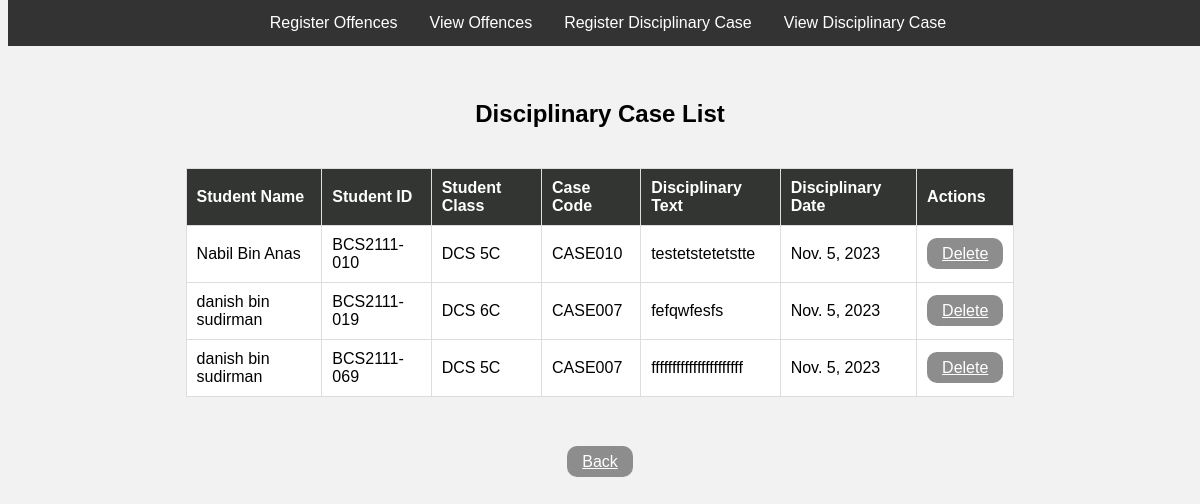
The app's page /disciplinary_case_list/ with its own data.
### UTTK/models.py (models this page shows)
class Disciplinary_Case(models.Model):
    studentName = models.CharField(max_length=50)
    studentID = models.ForeignKey(Student, on_delete=models.CASCADE)
    studentClass = models.CharField(max_length=50)  # Add the studentClass field
    caseCode = models.ForeignKey(Register_Case, on_delete=models.CASCADE)
    disciplinaryText = models.TextField(max_length=500)
    disciplinaryDate = models.DateField()

class Student(models.Model):
    studentID = models.CharField(max_length=50, primary_key=True)
    studentName = models.CharField(max_length=50)
    studentClass = models.CharField(max_length=50)  # Add the studentClass field
    studentEmail = models.CharField(max_length=30)
    studentPhone = models.CharField(max_length=15)

class Register_Case(models.Model):
    caseCode = models.CharField(max_length=50, primary_key=True)
    caseClass = models.CharField(max_length=50)
    offences = models.TextField(max_length=500)
    punishment = models.TextField(max_length=500)
    registerText = models.TextField(max_length=500)

### UTTK/views.py (the view)
# urls.py: path("disciplinary_case_list/", views.disciplinary_case_list, name="disciplinary_case_list"),
def disciplinary_case_list(request):
    cases = Disciplinary_Case.objects.all()
    context = {'cases': cases}
    return render(request, 'disciplinary_case_list.html', context)

### UTTK/templates/disciplinary_case_list.html (shortened to what this page needs)
{% load static %}
<!DOCTYPE html>
<html lang="en">
<head>
</head>
<body>
  {% load static %}
  {% block content %}
  <div class="navbar">
    <a href="{% url 'registeroffencesform' %}">Register Offences</a>
    <a href="{% url 'registeroffences_list' %}">View Offences</a>
    <a href="{% url 'disciplinarycase' %}">Register Disciplinary Case</a>
    <a href="{% url 'disciplinary_case_list' %}">View Disciplinary Case</a>
  </div>
  <div class="container">
    <h2>Disciplinary Case List</h2>
    <table class="table table-striped table-bordered mt-5" style="background-color: white;">
      <thead>
        <tr>
          <th scope="col">Student Name</th>
          <th scope="col">Student ID</th>
          <th scope="col">Student Class</th>
          <th scope="col">Case Code</th>
          <th scope="col">Disciplinary Text</th>
          <th scope="col">Disciplinary Date</th>
          <th scope="col">Actions</th>
        </tr>
      </thead>
      <tbody>
        {% for case in cases %}
        <tr>
          <td>{{ case.studentName }}</td>
          <td>{{ case.studentID.studentID }}</td>
          <td>{{ case.studentClass }}</td>
          <td>{{ case.caseCode.caseCode }}</td>
          <td>{{ case.disciplinaryText }}</td>
          <td>{{ case.disciplinaryDate }}</td>
          <td>
            <a href="{% url 'delete_disciplinary_case' case.id %}" class="btn btn-danger">Delete</a>
          </td>
        </tr>
        {% empty %}
        <tr>
          <td colspan="7">No disciplinary cases found.</td>
        </tr>
        {% endfor %}
      </tbody>
    </table>
  </div>
  <br>
  <br>
  <a href="{% url 'uttkHome' %}" class="btn btn-primary">Back</a>
  {% endblock %}
</body>
</html>

### UTTK/templates/disciplinary_case_list.html (style rules this page uses)
body { background-color: #F2F2F2; text-align: center; font-family: Arial, sans-serif; }
.navbar { background-color: #333; display: flex; justify-content: center; width: 100%; position: absolute; top: 0; z-index: 1; }
.navbar a { color: white; text-align: center; padding: 14px 16px; text-decoration: none; }
.container { display: flex; flex-direction: column; align-items: center; margin-top: 80px; }
table { width: 70%; margin: 20px auto; border-collapse: collapse; }
table, th, td { border: 1px solid #ddd; }
th, td { padding: 10px; text-align: left; }
th { background-color: rgb(50, 53, 50); color: white; }
h2 { font-family: 'Arial', sans-serif; color: black; }
.btn-primary { background-color: #8d8d8d; color: white; border: none; padding: 7px 15px; cursor: pointer; border-radius: 10px; transition: background-color 0.3s; }
.btn-danger { background-color: #8d8d8d; color: white; border: none; padding: 7px 15px; cursor: pointer; border-radius: 10px; transition: background-color 0.3s; }

### records on screen
Disciplinary_Case: studentName "Nabil Bin Anas", studentID.studentID "BCS2111-010", studentClass "DCS 5C", caseCode.caseCode "CASE010", disciplinaryText "testetstetetstte", disciplinaryDate "Nov. 5, 2023"
Disciplinary_Case: studentName "danish bin sudirman", studentID.studentID "BCS2111-019", studentClass "DCS 6C", caseCode.caseCode "CASE007", disciplinaryText "fefqwfesfs", disciplinaryDate "Nov. 5, 2023"
Disciplinary_Case: studentName "danish bin sudirman", studentID.studentID "BCS2111-069", studentClass "DCS 5C", caseCode.caseCode "CASE007", disciplinaryText "ffffffffffffffffffffff", disciplinaryDate "Nov. 5, 2023"
